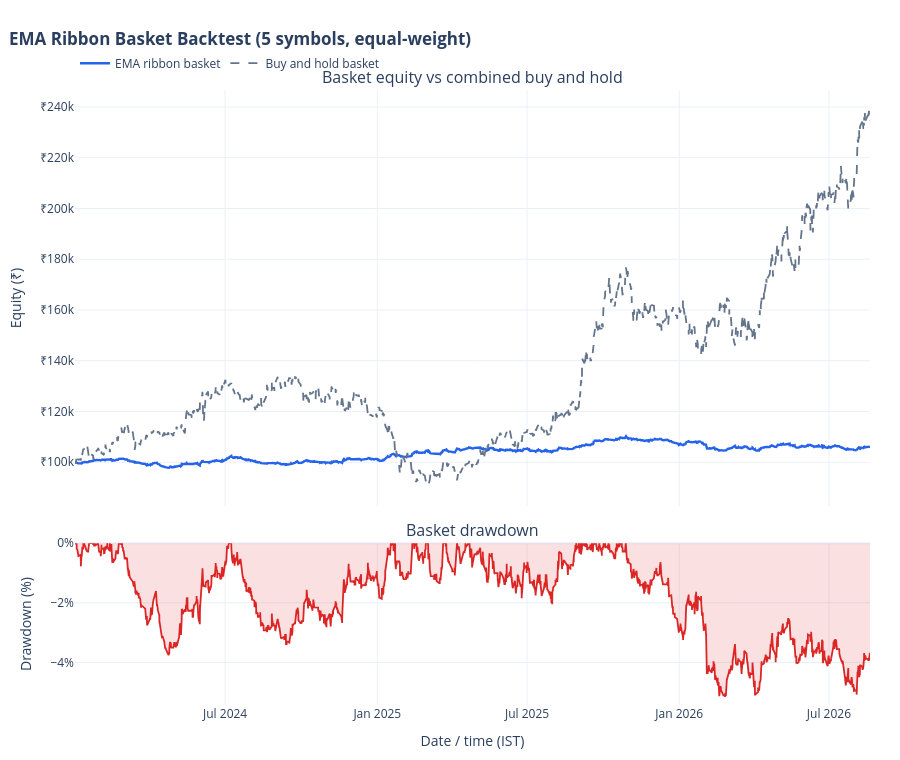

The code cell stored with this chart in its notebook:
### Code cell
combined_index = None
for result in basket_results.values():
    idx = result["backtest_frame"].index
    combined_index = idx if combined_index is None else combined_index.union(idx)

combined_equity = pd.Series(0.0, index=combined_index)
combined_buy_hold = pd.Series(0.0, index=combined_index)
for symbol_key, result in basket_results.items():
    equity = (
        result["stats"]["_equity_curve"]["Equity"]
        .reindex(combined_index)
        .ffill()
        .fillna(BASKET_INITIAL_CASH)
    )
    combined_equity += equity

    close = result["backtest_frame"]["Close"]
    buy_hold = (
        (BASKET_INITIAL_CASH * close / close.iloc[0])
        .reindex(combined_index)
        .ffill()
        .fillna(BASKET_INITIAL_CASH)
    )
    combined_buy_hold += buy_hold

combined_drawdown = 100 * (combined_equity / combined_equity.cummax() - 1)

basket_fig = make_subplots(
    rows=2,
    cols=1,
    shared_xaxes=True,
    row_heights=[0.72, 0.28],
    vertical_spacing=0.06,
    subplot_titles=("Basket equity vs combined buy and hold", "Basket drawdown"),
)
basket_fig.add_trace(
    go.Scatter(
        x=combined_equity.index,
        y=combined_equity,
        mode="lines",
        name="EMA ribbon basket",
        line=dict(color="#2563eb", width=2.4),
        hovertemplate="Equity: ₹%{y:,.2f}<extra></extra>",
    ),
    row=1,
    col=1,
)
basket_fig.add_trace(
    go.Scatter(
        x=combined_buy_hold.index,
        y=combined_buy_hold,
        mode="lines",
        name="Buy and hold basket",
        line=dict(color="#64748b", width=1.8, dash="dash"),
        hovertemplate="Buy and hold: ₹%{y:,.2f}<extra></extra>",
    ),
    row=1,
    col=1,
)
basket_fig.add_trace(
    go.Scatter(
        x=combined_drawdown.index,
        y=combined_drawdown,
        mode="lines",
        name="Drawdown",
        line=dict(color="#dc2626", width=1.8),
        fill="tozeroy",
        fillcolor="rgba(220, 38, 38, 0.14)",
        hovertemplate="Drawdown: %{y:.2f}%<extra></extra>",
        showlegend=False,
    ),
    row=2,
    col=1,
)
basket_fig.update_layout(
    title=dict(text="<b>EMA Ribbon Basket Backtest (5 symbols, equal-weight)</b>", x=0.01),
    height=760,
    template="plotly_white",
    hovermode="x unified",
    margin=dict(l=75, r=30, t=90, b=55),
    legend=dict(orientation="h", yanchor="bottom", y=1.02, x=0),
)
basket_fig.update_yaxes(title_text="Equity (₹)", tickprefix="₹", row=1, col=1)
basket_fig.update_yaxes(title_text="Drawdown (%)", ticksuffix="%", row=2, col=1)
basket_fig.update_xaxes(title_text="Date / time (IST)", row=2, col=1)
basket_fig.show()

basket_max_drawdown = combined_drawdown.min()
print(
    f"Basket max drawdown: {basket_max_drawdown:.2f}% "
    f"(vs single-symbol {stats['Max. Drawdown [%]']:.2f}% for {SYMBOLS[PRIMARY_SYMBOL]['display']})"
)

### Figure 1 — Plotly figure (JSON) as saved in the notebook; plotly's stock layout.template omitted (floating-point values rounded to 4 significant figures; data arrays with more than 128 entries replaced by an {"elided": "..."} marker saying what was removed)
{"data": [{"hovertemplate": "Equity: ₹%{y:,.2f}<extra></extra>", "line": {"color": "#2563eb", "width": 2.4}, "mode": "lines", "name": "EMA ribbon basket", "type": "scatter", "x": {"elided": "4555 str values"}, "xaxis": "x", "y": {"elided": "4555 float values"}, "yaxis": "y"}, {"hovertemplate": "Buy and hold: ₹%{y:,.2f}<extra></extra>", "line": {"color": "#64748b", "dash": "dash", "width": 1.8}, "mode": "lines", "name": "Buy and hold basket", "type": "scatter", "x": {"elided": "4555 str values"}, "xaxis": "x", "y": {"elided": "4555 float values"}, "yaxis": "y"}, {"fill": "tozeroy", "fillcolor": "rgba(220, 38, 38, 0.14)", "hovertemplate": "Drawdown: %{y:.2f}%<extra></extra>", "line": {"color": "#dc2626", "width": 1.8}, "mode": "lines", "name": "Drawdown", "showlegend": false, "type": "scatter", "x": {"elided": "4555 str values"}, "xaxis": "x2", "y": {"elided": "4555 float values"}, "yaxis": "y2"}], "layout": {"annotations": [{"font": {"size": 16}, "showarrow": false, "text": "Basket equity vs combined buy and hold", "x": 0.5, "xanchor": "center", "xref": "paper", "y": 1, "yanchor": "bottom", "yref": "paper"}, {"font": {"size": 16}, "showarrow": false, "text": "Basket drawdown", "x": 0.5, "xanchor": "center", "xref": "paper", "y": 0.2632, "yanchor": "bottom", "yref": "paper"}], "height": 760, "hovermode": "x unified", "legend": {"orientation": "h", "x": 0, "y": 1.02, "yanchor": "bottom"}, "margin": {"b": 55, "l": 75, "r": 30, "t": 90}, "title": {"text": "<b>EMA Ribbon Basket Backtest (5 symbols, equal-weight)</b>", "x": 0.01}, "xaxis": {"anchor": "y", "domain": [0, 1], "matches": "x2", "showticklabels": false}, "xaxis2": {"anchor": "y2", "domain": [0, 1], "title": {"text": "Date / time (IST)"}}, "yaxis": {"anchor": "x", "domain": [0.3232, 1], "tickprefix": "₹", "title": {"text": "Equity (₹)"}}, "yaxis2": {"anchor": "x2", "domain": [0, 0.2632], "ticksuffix": "%", "title": {"text": "Drawdown (%)"}}}}
